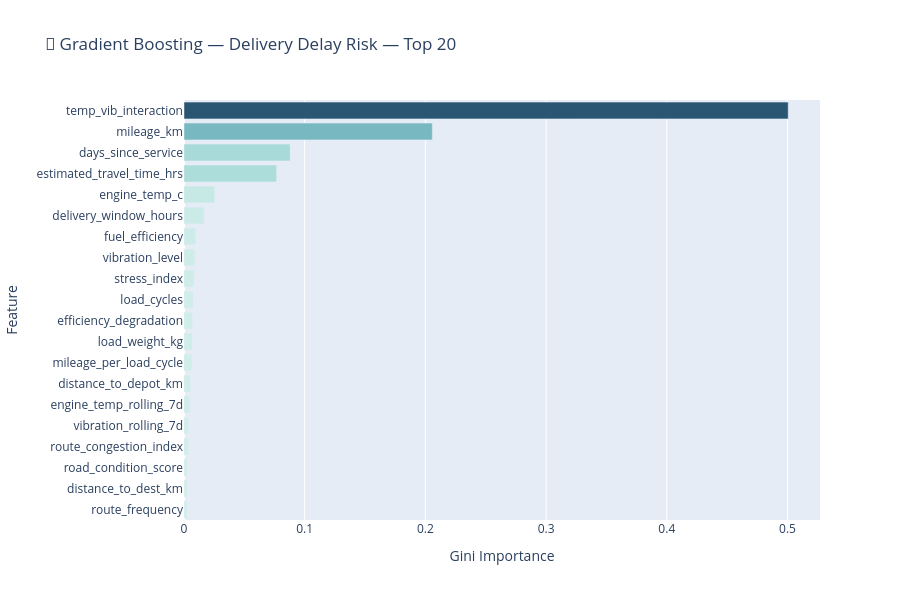

The cell this chart's notebook holds for it:
### Code cell
gb_importance_df = plot_feature_importance(
    best_gb, NUMERIC_FEATURES, CATEGORICAL_FEATURES,
    title='Gradient Boosting — Delivery Delay Risk',
)

### Figure 1 — Plotly figure (JSON) as saved in the notebook; plotly's stock layout.template omitted (floating-point values rounded to 4 significant figures)
{"data": [{"hovertemplate": "Gini Importance=%{marker.color}<br>Feature=%{y}<extra></extra>", "legendgroup": "", "marker": {"color": [0.5006, 0.2058, 0.08793, 0.07672, 0.02549, 0.01656, 0.009722, 0.008955, 0.008397, 0.007539, 0.007035, 0.006883, 0.006597, 0.005412, 0.004772, 0.003742, 0.003664, 0.002667, 0.002611, 0.002554], "coloraxis": "coloraxis", "pattern": {"shape": ""}}, "name": "", "orientation": "h", "showlegend": false, "textposition": "auto", "type": "bar", "x": [0.5006, 0.2058, 0.08793, 0.07672, 0.02549, 0.01656, 0.009722, 0.008955, 0.008397, 0.007539, 0.007035, 0.006883, 0.006597, 0.005412, 0.004772, 0.003742, 0.003664, 0.002667, 0.002611, 0.002554], "xaxis": "x", "y": ["temp_vib_interaction", "mileage_km", "days_since_service", "estimated_travel_time_hrs", "engine_temp_c", "delivery_window_hours", "fuel_efficiency", "vibration_level", "stress_index", "load_cycles", "efficiency_degradation", "load_weight_kg", "mileage_per_load_cycle", "distance_to_depot_km", "engine_temp_rolling_7d", "vibration_rolling_7d", "route_congestion_index", "road_condition_score", "distance_to_dest_km", "route_frequency"], "yaxis": "y"}], "layout": {"barmode": "relative", "coloraxis": {"colorbar": {"title": {"text": "Gini Importance"}}, "colorscale": [[0, "rgb(209, 238, 234)"], [0.1667, "rgb(168, 219, 217)"], [0.3333, "rgb(133, 196, 201)"], [0.5, "rgb(104, 171, 184)"], [0.6667, "rgb(79, 144, 166)"], [0.8333, "rgb(59, 115, 143)"], [1, "rgb(42, 86, 116)"]], "showscale": false}, "height": 600, "legend": {"tracegroupgap": 0}, "title": {"text": "🌲 Gradient Boosting — Delivery Delay Risk — Top 20"}, "xaxis": {"anchor": "y", "domain": [0, 1], "title": {"text": "Gini Importance"}}, "yaxis": {"anchor": "x", "autorange": "reversed", "domain": [0, 1], "title": {"text": "Feature"}}}}
